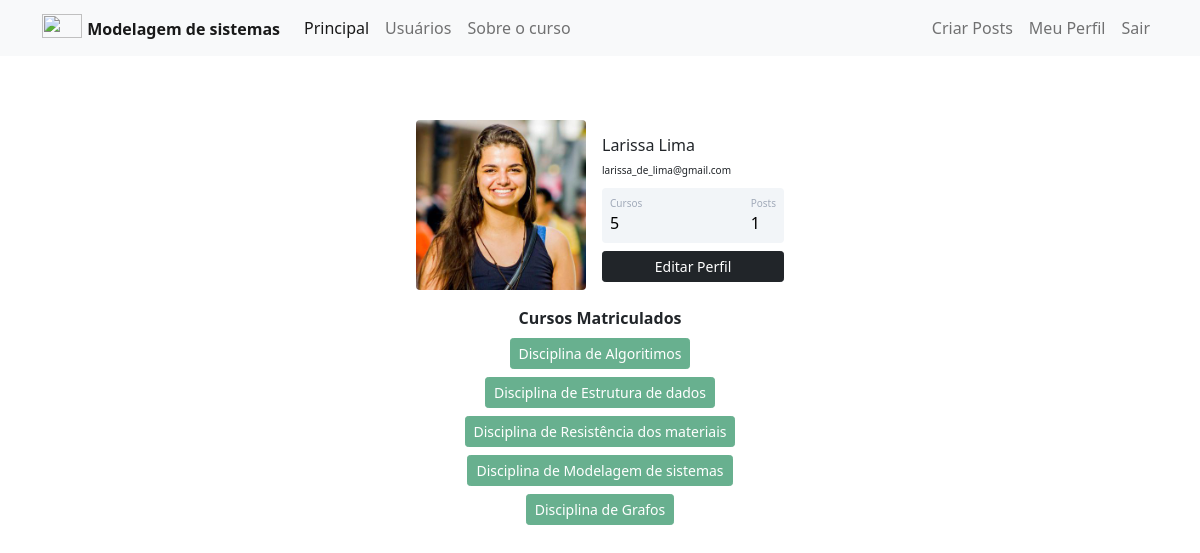
Page /my_profile (signed in) on the committed database.
### general_system/models.py (models this page shows)
class Usuario(data_base.Model, UserMixin):
    id = data_base.Column(data_base.Integer, primary_key=True)
    username = data_base.Column(data_base.String, nullable=False)
    email = data_base.Column(data_base.String, nullable=False, unique=True)
    password = data_base.Column(data_base.String, nullable=False)
    perf_photo = data_base.Column(data_base.String, default='default.jpg')
    posts = data_base.relationship('Post', backref='autor', lazy=True)
    courses = data_base.Column(data_base.String, nullable=False, default='')
    def count_posts(self):
        return len(self.posts)

### general_system/routes.py (the view)
@app.route("/my_profile")
@login_required
def my_profile():
    image_id = url_for('static', filename='image_id_user/{}'.format(current_user.perf_photo))
    return render_template('my_profile.html', image_id=image_id)

### general_system/models.py (called while the page is built)
@login_manager.user_loader
def load_user(id_user):
    return Usuario.query.get(int(id_user))

### general_system/templates/my_profile.html (shortened to what this page needs)
{% extends 'base.html' %}
{% block bory %}
    <div class="container mt-5 d-flex justify-content-center">
        <div class="card p-3">
            <div class="d-flex align-items-center">
                <div class="image pe-3"> <img src="{{image_id}}" class="rounded" width="170"> </div>
                <div class="ml-3 w-100">
                    <h4 class="mb-0 mt-0"><font size="3">{{current_user.username}}</font></h4> <span><font size="1">{{current_user.email}}</font></span>
                    <div class="p-2 mt-2 bg-primary d-flex justify-content-between rounded text-white stats">
                        {% if 'Não Informado' in current_user.courses or current_user.courses == '' %}
                            <div class="d-flex flex-column"> <span class="articles">Cursos</span> <span class="number1">0</span> </div>
                        {% else %}
                            <div class="d-flex flex-column"> <span class="articles">Cursos</span> <span class="number1">{{current_user.courses.count(';') + 1}}</span> </div>
                        {% endif %}
                        <div class="d-flex flex-column"> <span class="rating">Posts</span> <span class="number3">{{current_user.count_posts()}}</span> </div>
                    </div>
                    <div class="button mt-2 d-flex flex-row align-items-center">
                        <a class="w-100" href="{{ url_for('edit_profile') }}">
                            <button class="btn btn-sm btn-dark w-100 ml-2">Editar Perfil</button>
                        </a>
                    </div>
                </div>
            </div>
        </div>
    </div>
    <div class="row justify-content-center">
        <div class="col col-4" style="text-align: center">
            <strong>Cursos Matriculados</strong><br>
            {% if 'Não Informado' in current_user.courses or current_user.courses == '' %}
                <button type="button" class="btn btn-sm btn-danger mt-2" disabled>Usuário não matriculado em algum curso.</button>
            {% else %}
                {% for course in current_user.courses.split(';') %}
                     <button type="button" class="btn btn-sm btn-success mt-2" disabled>{{ course }}</button>
                {% endfor %}
            {% endif %}
        </div>
    </div>
{% endblock %}

### general_system/static/main.css (style rules this page uses)
.card { width: 400px; border: none; border-radius: 10px; background-color: #fff }
.stats { background: #f2f5f8 !important; color: #000 !important }
.articles { font-size: 10px; color: #a1aab9 }
.number1 { font-weight: 500 }
.rating { font-size: 10px; color: #a1aab9 }
.number3 { font-weight: 500 }

### rows in the picture
Usuario: username "Larissa Lima", email "larissa_de_lima@gmail.com", courses "5"

### other values in the picture
{{ current_user.count_posts() }} "1"
{{ course }} "Disciplina de Algoritimos" "Disciplina de Estrutura de dados" "Disciplina de Resistência dos materiais" "Disciplina de Modelagem de sistemas" "Disciplina de Grafos"
